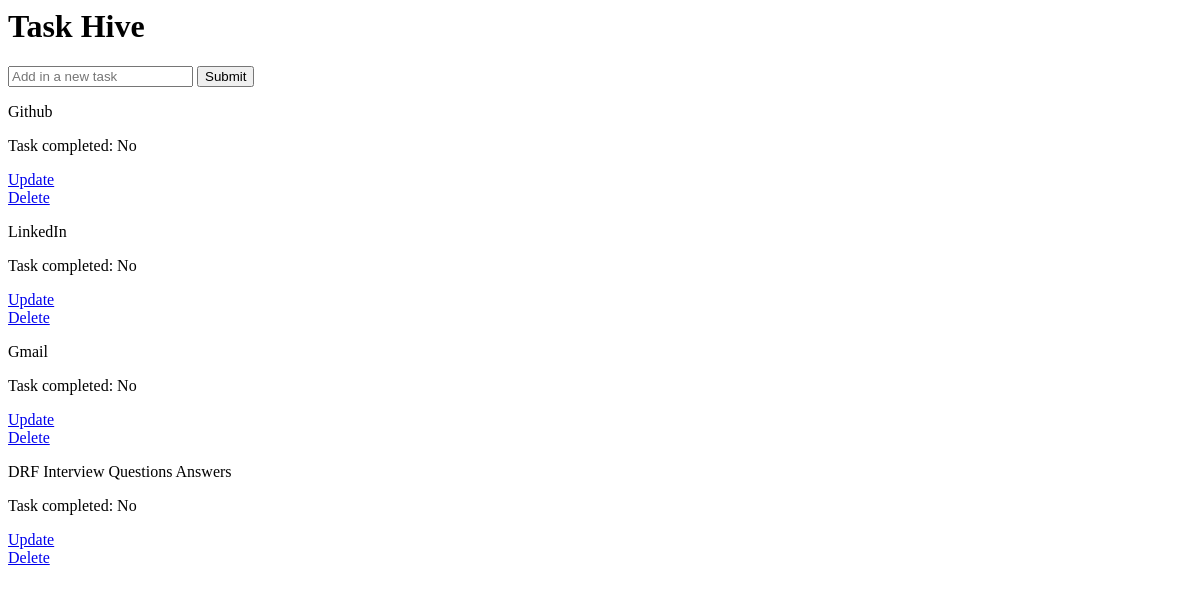
Before: / with the older database file.
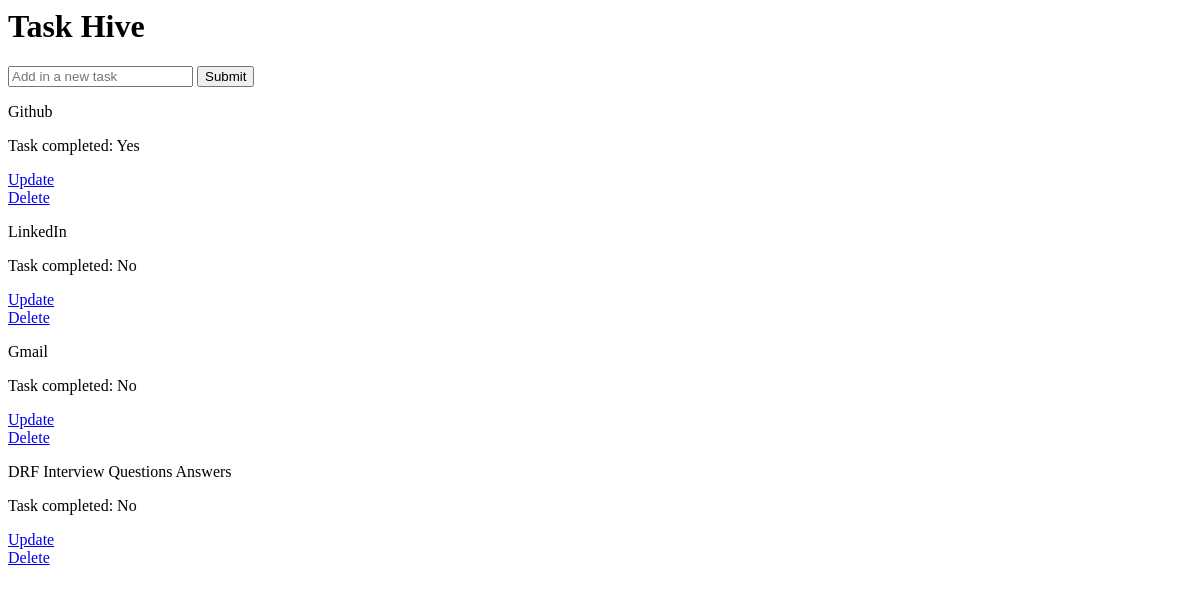
After: the same page with the newer database file.
### tasks/models.py (models this page shows)
class Task(models.Model):
    title = models.CharField(max_length=200)
    completed = models.BooleanField(default=False)
    created = models.DateTimeField(auto_now_add = True)
    def __str__(self):
        return self.title

### tasks/views.py (the view)
# urls.py: path('',views.index, name=""),
def index(request):
    form = TaskForm()
    tasks = Task.objects.all()
    if request.method == 'POST':
        form = TaskForm(request.POST)
        if form.is_valid():
            form.save()
        return redirect('/')
    context = {'tasks' : tasks, 'TaskForm':form}
    return render(request, 'tasks.html', context)

### tasks/forms.py
class TaskForm(forms.ModelForm):
    title = forms.CharField(widget=forms.TextInput(attrs={'placeholder':'Add in a new task' }))
    class Meta:
        model = Task
        fields = "__all__"

### tasks/templates/tasks.html (shortened to what this page needs)
<h1>Task Hive</h1>
<form method="POST" action="/">
  {% csrf_token %} {{TaskForm.title}}
  <input class="btn" type="submit" name="Create Task" />
</form>
{%for task in tasks%}
<p>{{task}}</p>
{% if task.completed == True %}
<p>Task completed: Yes</p>
{% else %}
<p>Task completed: No</p>
{% endif %}
<a href="{% url 'update-task' task.id %}">Update</a>
<a href="{% url 'delete-task' task.id %}">Delete</a>
{% endfor %}

Changed rows visible on the page:
changed Task "Github": completed "Task completed: No" → "Task completed: Yes"
